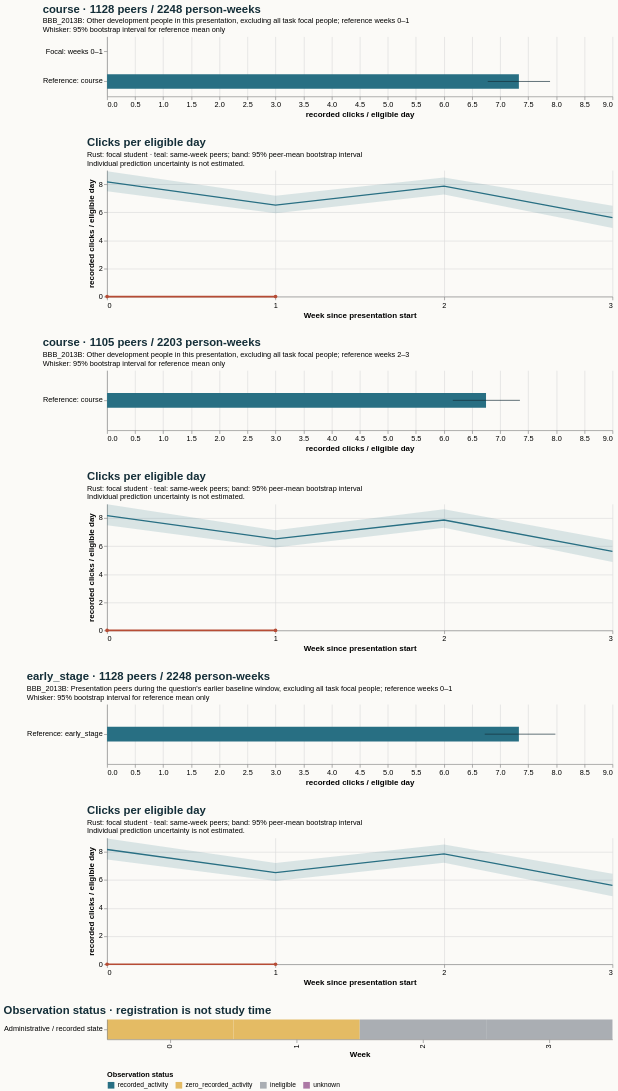

Write the Vega-Lite specification saved for this chart.
### Vega-Lite specification from a JSON file in a GitHub repository (floating-point values rounded to 4 significant figures)
{"$schema": "https://vega.github.io/schema/vega-lite/v5.20.1.json", "config": {"axis": {"labelFontSize": 11, "titleFontSize": 12}, "background": "#fbfaf7", "font": "sans-serif", "title": {"anchor": "start", "color": "#142e38", "fontSize": 17, "subtitleFontSize": 11}, "view": {"continuousHeight": 300, "continuousWidth": 300, "stroke": null}}, "datasets": {"data-0e9ff6b13452e2d1a125d4eccbb08503": [{"hi": null, "lo": null, "series": "Focal: weeks 2–3", "value": null}, {"hi": 7.352, "lo": 6.157, "series": "Reference: course", "value": 6.748}], "data-60d5969bd446e8ce5858cfbdd775903d": [{"end_day": 6, "focal_value": 0.0, "peer_ci_high": 8.952, "peer_ci_low": 7.47, "peer_mean": 8.174, "peer_observations": 1127, "peer_people": 1127, "reference": "early_stage", "unit": "recorded clicks / eligible day", "week": 0}, {"end_day": 13, "focal_value": 0.0, "peer_ci_high": 7.221, "peer_ci_low": 5.933, "peer_mean": 6.521, "peer_observations": 1121, "peer_people": 1121, "reference": "early_stage", "unit": "recorded clicks / eligible day", "week": 1}, {"end_day": 20, "focal_value": null, "peer_ci_high": 8.537, "peer_ci_low": 7.225, "peer_mean": 7.865, "peer_observations": 1105, "peer_people": 1105, "reference": "early_stage", "unit": "recorded clicks / eligible day", "week": 2}, {"end_day": 27, "focal_value": null, "peer_ci_high": 6.446, "peer_ci_low": 4.846, "peer_mean": 5.625, "peer_observations": 1098, "peer_people": 1098, "reference": "early_stage", "unit": "recorded clicks / eligible day", "week": 3}], "data-783249aa65c06439f571e5d2a8c1408e": [{"eligible_days": 7.0, "end_day": 6, "logging_completeness": "unknown", "observation_status": "zero_recorded_activity", "row": "Administrative / recorded state", "score_status": "withheld_release_time_unknown", "start_day": 0, "value": 0.0, "week": 0}, {"eligible_days": 4.0, "end_day": 13, "logging_completeness": "unknown", "observation_status": "zero_recorded_activity", "row": "Administrative / recorded state", "score_status": "withheld_release_time_unknown", "start_day": 7, "value": 0.0, "week": 1}, {"eligible_days": 0.0, "end_day": 20, "logging_completeness": "unknown", "observation_status": "ineligible", "row": "Administrative / recorded state", "score_status": "withheld_release_time_unknown", "start_day": 14, "value": null, "week": 2}, {"eligible_days": 0.0, "end_day": 27, "logging_completeness": "unknown", "observation_status": "ineligible", "row": "Administrative / recorded state", "score_status": "withheld_release_time_unknown", "start_day": 21, "value": null, "week": 3}], "data-9f85fb8915dbc2218069043da209cdfb": [{"hi": null, "lo": null, "series": "Focal: weeks 0–1", "value": 0.0}, {"hi": 7.889, "lo": 6.779, "series": "Reference: course", "value": 7.334}], "data-a8ce474d1ddf6fbc1ae8b1f4693d3a22": [{"end_day": 6, "focal_value": 0.0, "peer_ci_high": 8.99, "peer_ci_low": 7.499, "peer_mean": 8.174, "peer_observations": 1127, "peer_people": 1127, "reference": "course", "unit": "recorded clicks / eligible day", "week": 0}, {"end_day": 13, "focal_value": 0.0, "peer_ci_high": 7.14, "peer_ci_low": 5.906, "peer_mean": 6.521, "peer_observations": 1121, "peer_people": 1121, "reference": "course", "unit": "recorded clicks / eligible day", "week": 1}, {"end_day": 20, "focal_value": null, "peer_ci_high": 8.635, "peer_ci_low": 7.308, "peer_mean": 7.865, "peer_observations": 1105, "peer_people": 1105, "reference": "course", "unit": "recorded clicks / eligible day", "week": 2}, {"end_day": 27, "focal_value": null, "peer_ci_high": 6.417, "peer_ci_low": 4.873, "peer_mean": 5.625, "peer_observations": 1098, "peer_people": 1098, "reference": "course", "unit": "recorded clicks / eligible day", "week": 3}], "data-b6759cf5c73d22e5b3484a3dd08dd9b7": [{"end_day": 6, "focal_value": 0.0, "peer_ci_high": 8.936, "peer_ci_low": 7.501, "peer_mean": 8.174, "peer_observations": 1127, "peer_people": 1127, "reference": "course", "unit": "recorded clicks / eligible day", "week": 0}, {"end_day": 13, "focal_value": 0.0, "peer_ci_high": 7.182, "peer_ci_low": 5.932, "peer_mean": 6.521, "peer_observations": 1121, "peer_people": 1121, "reference": "course", "unit": "recorded clicks / eligible day", "week": 1}, {"end_day": 20, "focal_value": null, "peer_ci_high": 8.486, "peer_ci_low": 7.272, "peer_mean": 7.865, "peer_observations": 1105, "peer_people": 1105, "reference": "course", "unit": "recorded clicks / eligible day", "week": 2}, {"end_day": 27, "focal_value": null, "peer_ci_high": 6.467, "peer_ci_low": 4.877, "peer_mean": 5.625, "peer_observations": 1098, "peer_people": 1098, "reference": "course", "unit": "recorded clicks / eligible day", "week": 3}], "data-d54d5b74a834bf024b9a1329fb01cabf": [{"hi": null, "lo": null, "series": "Focal: weeks 2–3", "value": null}, {"hi": 7.983, "lo": 6.725, "series": "Reference: early_stage", "value": 7.334}]}, "resolve": {"scale": {"color": "independent"}}, "spacing": 28, "vconcat": [{"data": {"name": "data-9f85fb8915dbc2218069043da209cdfb"}, "height": 90, "layer": [{"encoding": {"x": {"field": "value", "scale": {"domain": [0, 8.383], "zero": true}, "title": "recorded clicks / eligible day", "type": "quantitative"}, "y": {"field": "series", "sort": null, "title": null, "type": "nominal"}}, "mark": {"color": "#286f83", "size": 22, "type": "bar"}}, {"encoding": {"x": {"field": "lo", "type": "quantitative"}, "x2": {"field": "hi"}, "y": {"field": "series", "sort": null, "title": null, "type": "nominal"}}, "mark": {"color": "#142e38", "type": "rule"}}], "title": {"subtitle": ["BBB_2013B: Other development people in this presentation, excluding all task focal people; reference weeks 0–1", "Whisker: 95% bootstrap interval for reference mean only"], "text": "course · 1128 peers / 2248 person-weeks"}, "width": 760}, {"data": {"name": "data-b6759cf5c73d22e5b3484a3dd08dd9b7"}, "height": 190, "layer": [{"encoding": {"x": {"axis": {"tickMinStep": 1}, "field": "week", "title": "Week since presentation start", "type": "quantitative"}, "y": {"field": "peer_ci_low", "scale": {"zero": true}, "title": "recorded clicks / eligible day", "type": "quantitative"}, "y2": {"field": "peer_ci_high"}}, "mark": {"color": "#286f83", "opacity": 0.16, "type": "area"}}, {"encoding": {"tooltip": [{"field": "week", "type": "quantitative"}, {"field": "peer_mean", "type": "quantitative"}, {"field": "peer_people", "type": "quantitative"}, {"field": "peer_observations", "type": "quantitative"}], "x": {"field": "week", "type": "quantitative"}, "y": {"field": "peer_mean", "type": "quantitative"}}, "mark": {"color": "#286f83", "strokeWidth": 2, "type": "line"}}, {"encoding": {"tooltip": [{"field": "week", "type": "quantitative"}, {"field": "focal_value", "type": "quantitative"}], "x": {"field": "week", "type": "quantitative"}, "y": {"field": "focal_value", "type": "quantitative"}}, "mark": {"color": "#b64c35", "point": {"color": "#b64c35"}, "strokeWidth": 2.5, "type": "line"}}], "title": {"subtitle": ["Rust: focal student · teal: same-week peers; band: 95% peer-mean bootstrap interval", "Individual prediction uncertainty is not estimated."], "text": "Clicks per eligible day"}, "width": 760}, {"data": {"name": "data-0e9ff6b13452e2d1a125d4eccbb08503"}, "height": 90, "layer": [{"encoding": {"x": {"field": "value", "scale": {"domain": [0, 8.383], "zero": true}, "title": "recorded clicks / eligible day", "type": "quantitative"}, "y": {"field": "series", "sort": null, "title": null, "type": "nominal"}}, "mark": {"color": "#286f83", "size": 22, "type": "bar"}}, {"encoding": {"x": {"field": "lo", "type": "quantitative"}, "x2": {"field": "hi"}, "y": {"field": "series", "sort": null, "title": null, "type": "nominal"}}, "mark": {"color": "#142e38", "type": "rule"}}], "title": {"subtitle": ["BBB_2013B: Other development people in this presentation, excluding all task focal people; reference weeks 2–3", "Whisker: 95% bootstrap interval for reference mean only"], "text": "course · 1105 peers / 2203 person-weeks"}, "width": 760}, {"data": {"name": "data-a8ce474d1ddf6fbc1ae8b1f4693d3a22"}, "height": 190, "layer": [{"encoding": {"x": {"axis": {"tickMinStep": 1}, "field": "week", "title": "Week since presentation start", "type": "quantitative"}, "y": {"field": "peer_ci_low", "scale": {"zero": true}, "title": "recorded clicks / eligible day", "type": "quantitative"}, "y2": {"field": "peer_ci_high"}}, "mark": {"color": "#286f83", "opacity": 0.16, "type": "area"}}, {"encoding": {"tooltip": [{"field": "week", "type": "quantitative"}, {"field": "peer_mean", "type": "quantitative"}, {"field": "peer_people", "type": "quantitative"}, {"field": "peer_observations", "type": "quantitative"}], "x": {"field": "week", "type": "quantitative"}, "y": {"field": "peer_mean", "type": "quantitative"}}, "mark": {"color": "#286f83", "strokeWidth": 2, "type": "line"}}, {"encoding": {"tooltip": [{"field": "week", "type": "quantitative"}, {"field": "focal_value", "type": "quantitative"}], "x": {"field": "week", "type": "quantitative"}, "y": {"field": "focal_value", "type": "quantitative"}}, "mark": {"color": "#b64c35", "point": {"color": "#b64c35"}, "strokeWidth": 2.5, "type": "line"}}], "title": {"subtitle": ["Rust: focal student · teal: same-week peers; band: 95% peer-mean bootstrap interval", "Individual prediction uncertainty is not estimated."], "text": "Clicks per eligible day"}, "width": 760}, {"data": {"name": "data-d54d5b74a834bf024b9a1329fb01cabf"}, "height": 90, "layer": [{"encoding": {"x": {"field": "value", "scale": {"domain": [0, 8.383], "zero": true}, "title": "recorded clicks / eligible day", "type": "quantitative"}, "y": {"field": "series", "sort": null, "title": null, "type": "nominal"}}, "mark": {"color": "#286f83", "size": 22, "type": "bar"}}, {"encoding": {"x": {"field": "lo", "type": "quantitative"}, "x2": {"field": "hi"}, "y": {"field": "series", "sort": null, "title": null, "type": "nominal"}}, "mark": {"color": "#142e38", "type": "rule"}}], "title": {"subtitle": ["BBB_2013B: Presentation peers during the question's earlier baseline window, excluding all task focal people; reference weeks 0–1", "Whisker: 95% bootstrap interval for reference mean only"], "text": "early_stage · 1128 peers / 2248 person-weeks"}, "width": 760}, {"data": {"name": "data-60d5969bd446e8ce5858cfbdd775903d"}, "height": 190, "layer": [{"encoding": {"x": {"axis": {"tickMinStep": 1}, "field": "week", "title": "Week since presentation start", "type": "quantitative"}, "y": {"field": "peer_ci_low", "scale": {"zero": true}, "title": "recorded clicks / eligible day", "type": "quantitative"}, "y2": {"field": "peer_ci_high"}}, "mark": {"color": "#286f83", "opacity": 0.16, "type": "area"}}, {"encoding": {"tooltip": [{"field": "week", "type": "quantitative"}, {"field": "peer_mean", "type": "quantitative"}, {"field": "peer_people", "type": "quantitative"}, {"field": "peer_observations", "type": "quantitative"}], "x": {"field": "week", "type": "quantitative"}, "y": {"field": "peer_mean", "type": "quantitative"}}, "mark": {"color": "#286f83", "strokeWidth": 2, "type": "line"}}, {"encoding": {"tooltip": [{"field": "week", "type": "quantitative"}, {"field": "focal_value", "type": "quantitative"}], "x": {"field": "week", "type": "quantitative"}, "y": {"field": "focal_value", "type": "quantitative"}}, "mark": {"color": "#b64c35", "point": {"color": "#b64c35"}, "strokeWidth": 2.5, "type": "line"}}], "title": {"subtitle": ["Rust: focal student · teal: same-week peers; band: 95% peer-mean bootstrap interval", "Individual prediction uncertainty is not estimated."], "text": "Clicks per eligible day"}, "width": 760}, {"data": {"name": "data-783249aa65c06439f571e5d2a8c1408e"}, "encoding": {"color": {"field": "observation_status", "legend": {"labelLimit": 260, "orient": "bottom"}, "scale": {"domain": ["recorded_activity", "zero_recorded_activity", "ineligible", "unknown"], "range": ["#286f83", "#e4bb64", "#aaaeb3", "#ac78a5"]}, "title": "Observation status", "type": "nominal"}, "tooltip": [{"field": "week", "type": "quantitative"}, {"field": "eligible_days", "type": "quantitative"}, {"field": "observation_status", "type": "nominal"}, {"field": "logging_completeness", "type": "nominal"}], "x": {"field": "week", "title": "Week", "type": "ordinal"}, "y": {"field": "row", "title": null, "type": "nominal"}}, "height": 30, "mark": {"type": "rect"}, "title": "Observation status · registration is not study time", "width": 760}]}
